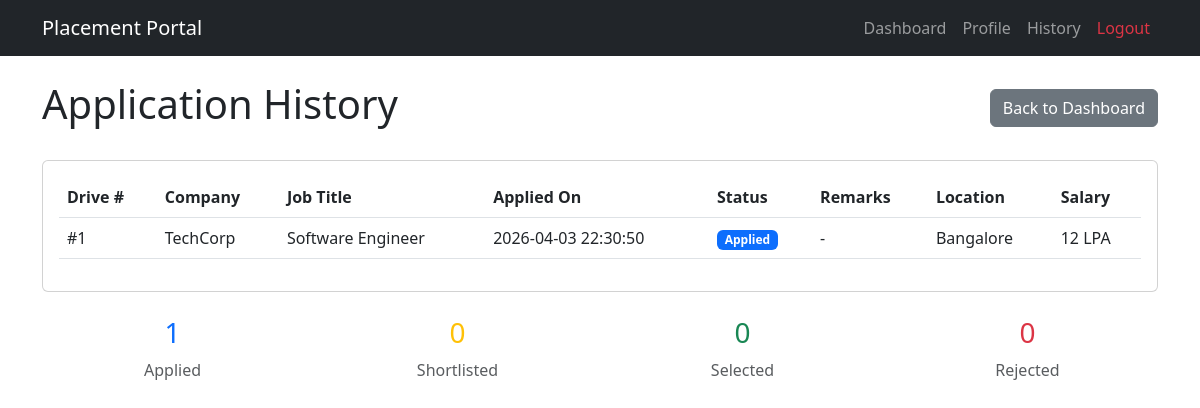
The app's page /student/history (signed in) with its own data.
### tables this page shows
CREATE TABLE applications (
            id          INTEGER PRIMARY KEY AUTOINCREMENT,
            student_id  INTEGER NOT NULL,
            drive_id    INTEGER NOT NULL,
            applied_at  TEXT    DEFAULT CURRENT_TIMESTAMP,
            status      TEXT    NOT NULL DEFAULT 'Applied'
                        CHECK(status IN ('Applied','Shortlisted','Selected','Rejected')),
            remarks     TEXT,
            FOREIGN KEY (student_id) REFERENCES students(id) ON DELETE CASCADE,
            FOREIGN KEY (drive_id)   REFERENCES placement_drives(id) ON DELETE CASCADE,
            UNIQUE(student_id, drive_id)
        );

CREATE TABLE companies (
            id              INTEGER PRIMARY KEY AUTOINCREMENT,
            user_id         INTEGER UNIQUE NOT NULL,
            company_name    TEXT    NOT NULL,
            hr_contact      TEXT,
            website         TEXT,
            description     TEXT,
            approval_status TEXT    NOT NULL DEFAULT 'Pending'
                            CHECK(approval_status IN ('Pending','Approved','Rejected')),
            is_blacklisted  INTEGER NOT NULL DEFAULT 0,
            created_at      TEXT    DEFAULT CURRENT_TIMESTAMP,
            FOREIGN KEY (user_id) REFERENCES users(id) ON DELETE CASCADE
        );

CREATE TABLE placement_drives (
            id                   INTEGER PRIMARY KEY AUTOINCREMENT,
            company_id           INTEGER NOT NULL,
            job_title            TEXT    NOT NULL,
            job_description      TEXT,
            eligibility_criteria TEXT,
            application_deadline TEXT    NOT NULL,
            salary               TEXT,
            location             TEXT,
            status               TEXT    NOT NULL DEFAULT 'Pending'
                                 CHECK(status IN ('Pending','Approved','Rejected','Closed')),
            created_at           TEXT    DEFAULT CURRENT_TIMESTAMP,
            FOREIGN KEY (company_id) REFERENCES companies(id) ON DELETE CASCADE
        );

### student.py (the view)
@student_bp.route('/history')
@login_required
@role_required('student')
def history():
    student = get_current_student()
    conn = get_db()
    applications = conn.execute(
        """SELECT a.*,
                  pd.job_title, pd.location, pd.salary,
                  c.company_name,
                  a.applied_at, a.status, a.remarks
           FROM applications a
           JOIN placement_drives pd ON a.drive_id = pd.id
           JOIN companies c ON pd.company_id = c.id
           WHERE a.student_id = ?
           ORDER BY a.applied_at DESC""",
        (student['id'],)
    ).fetchall()
    conn.close()
    return render_template('student/history.html', applications=applications)

### helpers.py (called while the page is built)
def get_db():
    conn = sqlite3.connect(DATABASE)
    conn.row_factory = sqlite3.Row   # access columns by name: row['full_name']
    conn.execute("PRAGMA foreign_keys = ON")
    return conn

def role_required(*roles):
    def decorator(f):
        @wraps(f)
        def decorated(*args, **kwargs):
            if not current_user.is_authenticated:
                abort(401)
            if current_user.role not in roles:
                abort(403)
            return f(*args, **kwargs)
        return decorated
    return decorator

def load_user(user_id):
    from models import get_user_by_id
    return get_user_by_id(user_id)

### models.py (called while the page is built)
def get_user_by_id(user_id):
    conn = sqlite3.connect(DATABASE)
    conn.row_factory = sqlite3.Row
    cursor = conn.cursor()
    user = cursor.execute(
        "SELECT * FROM users WHERE id = ?",
        (user_id,)
    ).fetchone()
    conn.close()
    if user:
        return User(user['id'], user['username'], user['role'], user['is_active'])
    return None

    @property
    def is_active(self):
        return self._active == 1

### student.py (called while the page is built)
def get_current_student():
    conn = get_db()
    student = conn.execute(
        "SELECT * FROM students WHERE user_id = ?",
        (current_user.id,)
    ).fetchone()
    conn.close()
    return student

### templates/student/history.html (shortened to what this page needs)
{% extends "base.html" %}
{% block content %}
<div class="d-flex justify-content-between align-items-center mb-4">
    <h1>Application History</h1>
    <a href="{{ url_for('student.dashboard') }}" class="btn btn-secondary">Back to Dashboard</a>
</div>
{% if applications %}
    <div class="card">
        <div class="card-body">
            <div class="table-responsive">
                <table class="table table-hover">
                    <thead>
                        <tr>
                            <th>Drive #</th>
                            <th>Company</th>
                            <th>Job Title</th>
                            <th>Applied On</th>
                            <th>Status</th>
                            <th>Remarks</th>
                            <th>Location</th>
                            <th>Salary</th>
                        </tr>
                    </thead>
                    <tbody>
                        {% for app in applications %}
                        <tr>
                            <td>#{{ app.id }}</td>
                            <td>{{ app.company_name }}</td>
                            <td>{{ app.job_title }}</td>
                            <td>{{ app.applied_at }}</td>
                            <td>
                                {% if app.status == 'Applied' %}
                                    <span class="badge bg-primary">Applied</span>
                                {% elif app.status == 'Shortlisted' %}
                                    <span class="badge bg-warning text-dark">Shortlisted</span>
                                {% elif app.status == 'Selected' %}
                                    <span class="badge bg-success">Selected</span>
                                {% elif app.status == 'Rejected' %}
                                    <span class="badge bg-danger">Rejected</span>
                                {% endif %}
                            </td>
                            <td>{{ app.remarks or '-' }}</td>
                            <td>{{ app.location or '-' }}</td>
                            <td>{{ app.salary or '-' }}</td>
                        </tr>
                        {% endfor %}
                    </tbody>
                </table>
            </div>
        </div>
    </div>
{% endif %}
{% if applications %}
    <div class="row mt-4">
        <div class="col-md-3">
            <div class="text-center">
                <h3 class="text-primary">{{ applications|selectattr('status', 'equalto', 'Applied')|list|length }}</h3>
                <p class="text-muted">Applied</p>
            </div>
        </div>
        <div class="col-md-3">
            <div class="text-center">
                <h3 class="text-warning">{{ applications|selectattr('status', 'equalto', 'Shortlisted')|list|length }}</h3>
                <p class="text-muted">Shortlisted</p>
            </div>
        </div>
        <div class="col-md-3">
            <div class="text-center">
                <h3 class="text-success">{{ applications|selectattr('status', 'equalto', 'Selected')|list|length }}</h3>
                <p class="text-muted">Selected</p>
            </div>
        </div>
        <div class="col-md-3">
            <div class="text-center">
                <h3 class="text-danger">{{ applications|selectattr('status', 'equalto', 'Rejected')|list|length }}</h3>
                <p class="text-muted">Rejected</p>
            </div>
        </div>
    </div>
{% endif %}
{% endblock %}

### records on screen
applications: id "1", company_name "TechCorp", job_title "Software Engineer", applied_at "2026-04-03 22:30:50", status "Applied", remarks "-", location "Bangalore", salary "12 LPA"

### other values on screen
{{ applications|selectattr('status', 'equalto', 'Applied')|list|length }} "1"
{{ applications|selectattr('status', 'equalto', 'Selected')|list|length }} "0"
{{ applications|selectattr('status', 'equalto', 'Rejected')|list|length }} "0"
